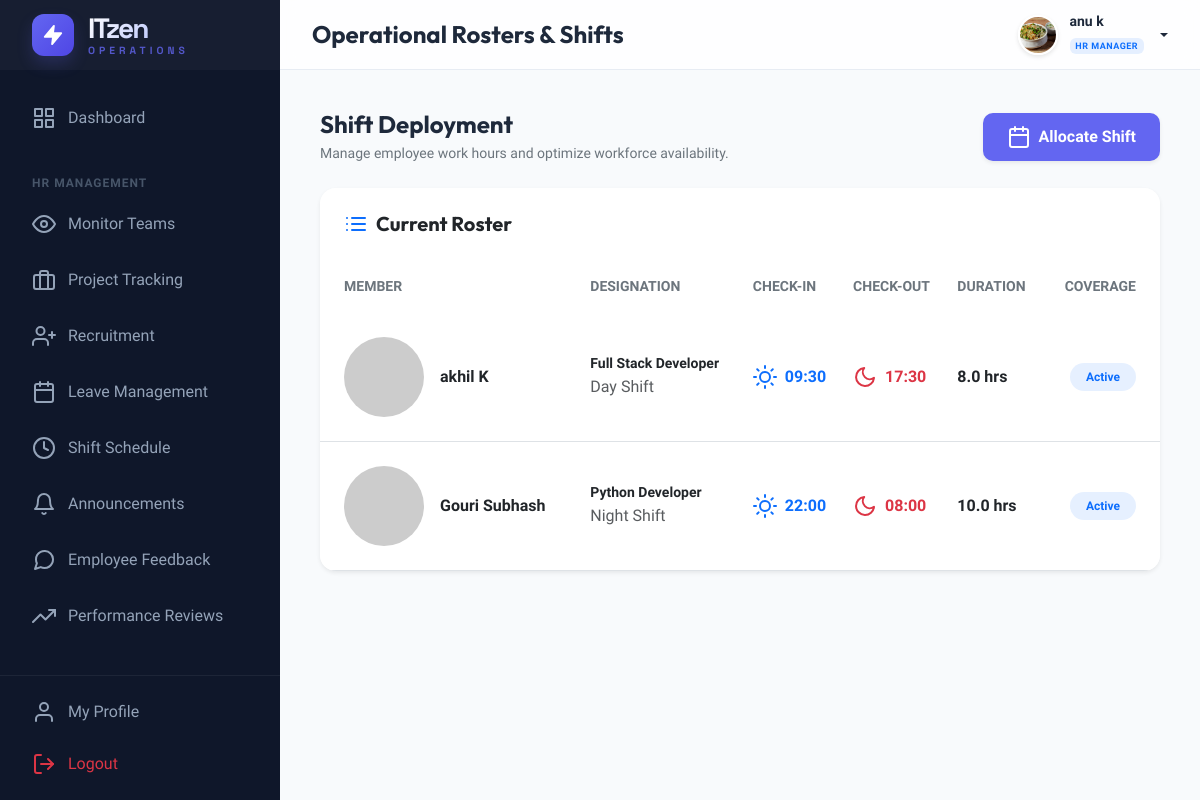
/hr/shifts/ (signed in), run on the app's committed database.
### management/models.py (models this page shows, shortened)
class CustomUser(AbstractUser):
    ROLE_CHOICES = (
        ('ADMIN', 'Admin'),
        ('HR', 'HR Manager'),
        ('EMPLOYEE', 'Employee'),
    )
    DEPT_CHOICES = (
        ('DEVELOPMENT', 'Software Development'),
        ('DESIGN', 'UI/UX Design'),
        ('QA', 'Quality Assurance'),
        ('HR', 'Human Resources'),
        ('MARKETING', 'Digital Marketing'),
        ('SALES', 'Sales & Business'),
        ('SUPPORT', 'IT Support & Security'),
    )
    LEVEL_CHOICES = (
        ('JUNIOR', 'Junior Level (Level 1)'),
        ('INTERMEDIATE', 'Intermediate (Level 2)'),
        ('SENIOR', 'Senior Level (Level 3)'),
        ('LEAD', 'Lead Level (Level 4)'),
        ('EXPERT', 'Expert Level (Level 5)'),
    )
    role = models.CharField(max_length=20, choices=ROLE_CHOICES, default='EMPLOYEE')
    phone = models.CharField(max_length=15, blank=True, null=True)
    profile_pic = models.ImageField(upload_to='profile_pics/', blank=True, null=True)
    department = models.CharField(max_length=50, choices=DEPT_CHOICES, blank=True, null=True)
    designation = models.CharField(max_length=100, blank=True, null=True)
    level = models.CharField(max_length=20, choices=LEVEL_CHOICES, default='JUNIOR')
    date_of_joining = models.DateField(blank=True, null=True)
    def is_admin(self):
        return self.role == 'ADMIN' or self.is_superuser
    def is_hr(self):
        return self.role == 'HR'
    def is_employee(self):
        return self.role == 'EMPLOYEE' and not self.is_superuser and not self.role == 'HR'

class Shift(models.Model):
    SHIFT_TYPES = (
        ('DAY', 'Day Shift'),
        ('NIGHT', 'Night Shift'),
        ('OVERTIME', 'Overtime'),
    )
    employee = models.ForeignKey(CustomUser, on_delete=models.CASCADE, related_name='shifts')
    shift_type = models.CharField(max_length=20, choices=SHIFT_TYPES, default='DAY')
    start_time = models.TimeField()
    end_time = models.TimeField()
    day_of_week = models.IntegerField(choices=((0, 'Monday'), (1, 'Tuesday'), (2, 'Wednesday'), (3, 'Thursday'), (4, 'Friday'), (5, 'Saturday'), (6, 'Sunday')))
    def duration(self):
        from datetime import datetime, date, timedelta
        d1 = datetime.combine(date.today(), self.start_time)
        d2 = datetime.combine(date.today(), self.end_time)
        if d2 <= d1:
            d2 += timedelta(days=1)
        diff = d2 - d1
        return float(f"{diff.total_seconds() / 3600:.1f}")

### management/views.py (the view, shortened to what this page needs)
# urls.py: path('hr/shifts/', views.hr_shifts, name='hr_shifts'),
@login_required
def hr_shifts(request):
    if not (request.user.is_hr() or request.user.is_admin()): return redirect('dashboard')
    shifts = Shift.objects.all()
    employees = CustomUser.objects.filter(role='EMPLOYEE')
    if not request.user.is_admin():
        shifts = shifts.filter(employee__department=request.user.department)
        employees = employees.filter(department=request.user.department)
    return render(request, 'hr/shifts.html', {'shifts': shifts, 'employees': employees})

### templates/hr/shifts.html (shortened to what this page needs)
{% extends 'base.html' %}
{% block page_title %}Operational Rosters & Shifts{% endblock %}
{% block content %}
<div class="d-flex justify-content-between align-items-center mb-4">
    <div>
        <h4 class="fw-bold mb-1">Shift Deployment</h4>
        <p class="text-secondary small mb-0">Manage employee work hours and optimize workforce availability.</p>
    </div>
    <button class="btn btn-primary d-flex align-items-center gap-2 px-4 shadow-sm" data-bs-toggle="modal"
        data-bs-target="#assignShiftModal">
        <i data-feather="calendar"></i> Allocate Shift
    </button>
</div>
<div class="card border-0 shadow-sm overflow-hidden">
    <div class="card-header bg-white border-0 p-4">
        <h5 class="mb-0 fw-bold d-flex align-items-center gap-2">
            <i data-feather="list" class="text-primary"></i> Current Roster
        </h5>
    </div>
    <div class="table-responsive">
        <table class="table table-hover align-middle mb-0">
            <thead class="bg-light bg-opacity-50">
                <tr>
                    <th class="ps-4 py-3 border-0 text-secondary small text-uppercase">Member</th>
                    <th class="py-3 border-0 text-secondary small text-uppercase">Designation</th>
                    <th class="py-3 border-0 text-secondary small text-uppercase">Check-In</th>
                    <th class="py-3 border-0 text-secondary small text-uppercase">Check-Out</th>
                    <th class="py-3 border-0 text-secondary small text-uppercase">Duration</th>
                    <th class="pe-4 py-3 border-0 text-secondary small text-uppercase text-end">Coverage</th>
                </tr>
            </thead>
            <tbody>
                {% for s in shifts %}
                <tr>
                    <td class="ps-4 py-4">
                        <div class="d-flex align-items-center gap-3">
                            <img src="https://ui-avatars.com/api/?name={{ s.employee.username }}&size=32"
                                class="rounded-circle">
                            <div class="fw-bold text-dark">{{ s.employee.get_full_name|default:s.employee.username }}
                            </div>
                        </div>
                    </td>
                    <td class="py-4">
                        <span class="text-dark fw-bold small">{{ s.employee.designation|default:"Staff Member" }}</span>
                        <div class="extra-small text-muted mb-1">{{ s.get_shift_type_display }}</div>
                    </td>
                    <td class="py-4">
                        <div class="d-flex align-items-center gap-2 text-primary fw-bold">
                            <i data-feather="sun" class="icon-sm"></i>
                            {{ s.start_time|time:"H:i" }}
                        </div>
                    </td>
                    <td class="py-4">
                        <div class="d-flex align-items-center gap-2 text-danger fw-bold">
                            <i data-feather="moon" class="icon-sm"></i>
                            {{ s.end_time|time:"H:i" }}
                        </div>
                    </td>
                    <td class="py-4">
                        <div class="fw-bold text-dark">{{ s.duration }} hrs</div>
                    </td>
                    <td class="pe-4 py-4 text-end">
                        <span
                            class="badge bg-primary bg-opacity-10 text-primary rounded-pill px-3 py-2 fw-bold small">Active</span>
                    </td>
                </tr>
                {% endfor %}
            </tbody>
        </table>
    </div>
</div>
{% endblock %}

### templates/base.html (shortened to what this page needs)
{% load static %}
<!DOCTYPE html>
<html lang="en">
<head>
    <link href="https://cdn.jsdelivr.net/npm/bootstrap@5.3.2/dist/css/bootstrap.min.css" rel="stylesheet">
</head>
<body>
    <aside class="sidebar" id="sidebar">
        <div class="sidebar-header">
            <a href="{% url 'dashboard' %}" class="sidebar-logo">
                <div class="logo-circle">
                    <i data-feather="zap" style="width: 22px; height: 22px; fill: #fff;"></i>
                </div>
                <div class="logo-text">
                    <span class="logo-main">ITzen</span>
                    <span class="logo-sub">Operations</span>
                </div>
            </a>
        </div>
        <nav class="sidebar-nav">
            <ul class="nav-list">
                <li class="nav-item">
                    <a href="{% url 'dashboard' %}"
                        class="nav-link {% if request.resolver_match.url_name == 'dashboard' %}active{% endif %}">
                        <i data-feather="grid"></i> Dashboard
                    </a>
                </li>
                {% if user.is_hr %}
                <li class="nav-caption">HR Management</li>
                <li class="nav-item">
                    <a href="{% url 'hr_monitor' %}" class="nav-link">
                        <i data-feather="eye"></i> Monitor Teams
                    </a>
                </li>
                <li class="nav-item">
                    <a href="{% url 'hr_track_projects' %}" class="nav-link">
                        <i data-feather="briefcase"></i> Project Tracking
                    </a>
                </li>
                <li class="nav-item">
                    <a href="{% url 'hr_recruitment' %}" class="nav-link">
                        <i data-feather="user-plus"></i> Recruitment
                    </a>
                </li>
                <li class="nav-item">
                    <a href="{% url 'hr_leave_management' %}" class="nav-link">
                        <i data-feather="calendar"></i> Leave Management
                    </a>
                </li>
                <li class="nav-item">
                    <a href="{% url 'hr_shifts' %}" class="nav-link">
                        <i data-feather="clock"></i> Shift Schedule
                    </a>
                </li>
                <li class="nav-item">
                    <a href="{% url 'hr_announcements' %}" class="nav-link">
                        <i data-feather="bell"></i> Announcements
                    </a>
                </li>
                <li class="nav-item">
                    <a href="{% url 'hr_manage_feedback' %}" class="nav-link">
                        <i data-feather="message-circle"></i> Employee Feedback
                    </a>
                </li>
                <li class="nav-item">
                    <a href="{% url 'hr_performance_reviews' %}" class="nav-link">
                        <i data-feather="trending-up"></i> Performance Reviews
                    </a>
                </li>
                {% endif %}
            </ul>
        </nav>
        <div class="sidebar-footer">
            <a href="{% url 'employee_profile' %}" class="nav-link mb-1">
                <i data-feather="user"></i> My Profile
            </a>
            <a href="{% url 'logout' %}" class="nav-link text-danger">
                <i data-feather="log-out"></i> Logout
            </a>
        </div>
    </aside>
    <div class="main-wrapper">
        <header class="header">
            <div class="d-flex align-items-center">
                <h4 class="mb-0 fw-bold">{% block page_title %}Overview{% endblock %}</h4>
            </div>
            <div class="d-flex align-items-center gap-3">
                <div class="dropdown">
                    <a href="#" class="user-dropdown-toggle dropdown-toggle" data-bs-toggle="dropdown">
                        <img src="{% if user.profile_pic %}{{ user.profile_pic.url }}{% else %}https://ui-avatars.com/api/?name={{ user.username }}&background=6366f1&color=fff{% endif %}"
                            alt="user" class="avatar-img">
                        <div class="d-none d-md-block text-start">
                            <div class="small fw-bold lh-1 mb-1">{{ user.get_full_name|default:user.username }}</div>
                            <span class="badge bg-primary bg-opacity-10 text-primary border-0"
                                style="font-size: 9px; letter-spacing: 0.5px; text-transform: uppercase; font-weight: 800;">
                                {{ user.get_role_display|default:user.role }}
                            </span>
                        </div>
                    </a>
                </div>
            </div>
        </header>
        <main class="content-area">
            {% block content %}{% endblock %}
        </main>
    </div>
</body>
</html>

### templates/base.html (style rules this page uses)
:root { --primary: #6366f1; --primary-dark: #4f46e5; --secondary: #64748b; --accent: #f43f5e; --bg-body: #f8fafc; --bg-sidebar: #0f172a; --text-main: #1e293b; --glass-bg: rgba(255, 255, 255, 0.8); --sidebar-width: 280px; --header-height: 70px; --card-shadow: 0 10px 15px -3px rgba(0, 0, 0, 0.1), 0 4px 6px -2px rgba(0, 0, 0, 0.05); --transition: all 0.3s cubic-bezier(0.4, 0, 0.2, 1); }
body { font-family: 'Plus Jakarta Sans', sans-serif; background-color: var(--bg-body); color: var(--text-main); margin: 0; overflow-x: hidden; }
h1, h2, h3, h4, h5, h6 { font-family: 'Outfit', sans-serif; font-weight: 600; }
.sidebar { width: var(--sidebar-width); height: 100vh; background-color: var(--bg-sidebar); position: fixed; left: 0; top: 0; z-index: 1000; transition: var(--transition); color: #94a3b8; display: flex; flex-direction: column; }
.sidebar-nav { flex: 1; overflow-y: auto; overflow-x: hidden; scrollbar-width: thin; scrollbar-color: rgba(255, 255, 255, 0.08) transparent; }
.sidebar-footer { border-top: 1px solid rgba(255, 255, 255, 0.06); padding: 0.75rem 1rem; flex-shrink: 0; }
.sidebar-header { height: var(--header-height); display: flex; align-items: center; padding: 0 2rem; background: rgba(255, 255, 255, 0.03); }
.sidebar-logo { color: #fff; font-family: 'Space Grotesk', sans-serif; font-size: 1.75rem; font-weight: 800; text-decoration: none; display: flex; align-items: center; gap: 14px; transition: var(--transition); }
.logo-text { display: flex; flex-direction: column; line-height: 1; }
.logo-main { letter-spacing: -2px; background: linear-gradient(135deg, #fff 0%, #a5b4fc 100%); -webkit-background-clip: text; background-clip: text; -webkit-text-fill-color: transparent; }
.logo-sub { font-size: 0.65rem; text-transform: uppercase; letter-spacing: 4px; color: var(--primary); font-weight: 700; margin-top: 4px; opacity: 0.8; }
.logo-circle { width: 42px; height: 42px; background: linear-gradient(135deg, var(--primary) 0%, var(--primary-dark) 100%); border-radius: 12px; display: flex; align-items: center; justify-content: center; position: relative; box-shadow: 0 8px 16px rgba(99, 102, 241, 0.2); overflow: hidden; }
.logo-circle::after { content: ''; position: absolute; inset: 0; background: linear-gradient(45deg, transparent, rgba(255, 255, 255, 0.2), transparent); transform: translateX(-100%); transition: 0.5s; }
.nav-list { list-style: none; padding: 1.5rem 1rem; margin: 0; }
.nav-item { margin-bottom: 0.5rem; }
.nav-link { display: flex; align-items: center; padding: 0.75rem 1rem; color: #94a3b8; text-decoration: none; border-radius: 12px; transition: var(--transition); gap: 12px; font-weight: 500; }
.nav-caption { font-size: 0.75rem; text-transform: uppercase; letter-spacing: 1px; font-weight: 700; color: #475569; padding: 1.5rem 1rem 0.5rem; }
.main-wrapper { margin-left: var(--sidebar-width); min-height: 100vh; transition: var(--transition); }
.header { height: var(--header-height); background: var(--glass-bg); backdrop-filter: blur(10px); border-bottom: 1px solid rgba(226, 232, 240, 0.8); position: sticky; top: 0; z-index: 999; display: flex; align-items: center; justify-content: space-between; padding: 0 2rem; }
.content-area { padding: 2.5rem; }
.card { background: #fff; border: none; border-radius: 16px; box-shadow: var(--card-shadow); transition: var(--transition); }
.btn-primary { background: var(--primary); border: none; padding: 0.75rem 1.5rem; border-radius: 10px; font-weight: 600; transition: var(--transition); }
.user-dropdown-toggle { display: flex; align-items: center; gap: 12px; text-decoration: none; color: var(--text-main); font-weight: 600; }
.avatar-img { width: 40px; height: 40px; border-radius: 50%; object-fit: cover; border: 2px solid #fff; box-shadow: 0 2px 4px rgba(0, 0, 0, 0.1); }

### data on the page
CustomUser: profile_pic (picture), get_full_name "anu k", role "HR MANAGER"
Shift: employee.get_full_name "akhil K", employee.designation "Full Stack Developer", shift_type "Day Shift", start_time "09:30", end_time "17:30", duration "8.0"
Shift: employee.get_full_name "Gouri Subhash", employee.designation "Python Developer", shift_type "Night Shift", start_time "22:00", end_time "08:00", duration "10.0"
